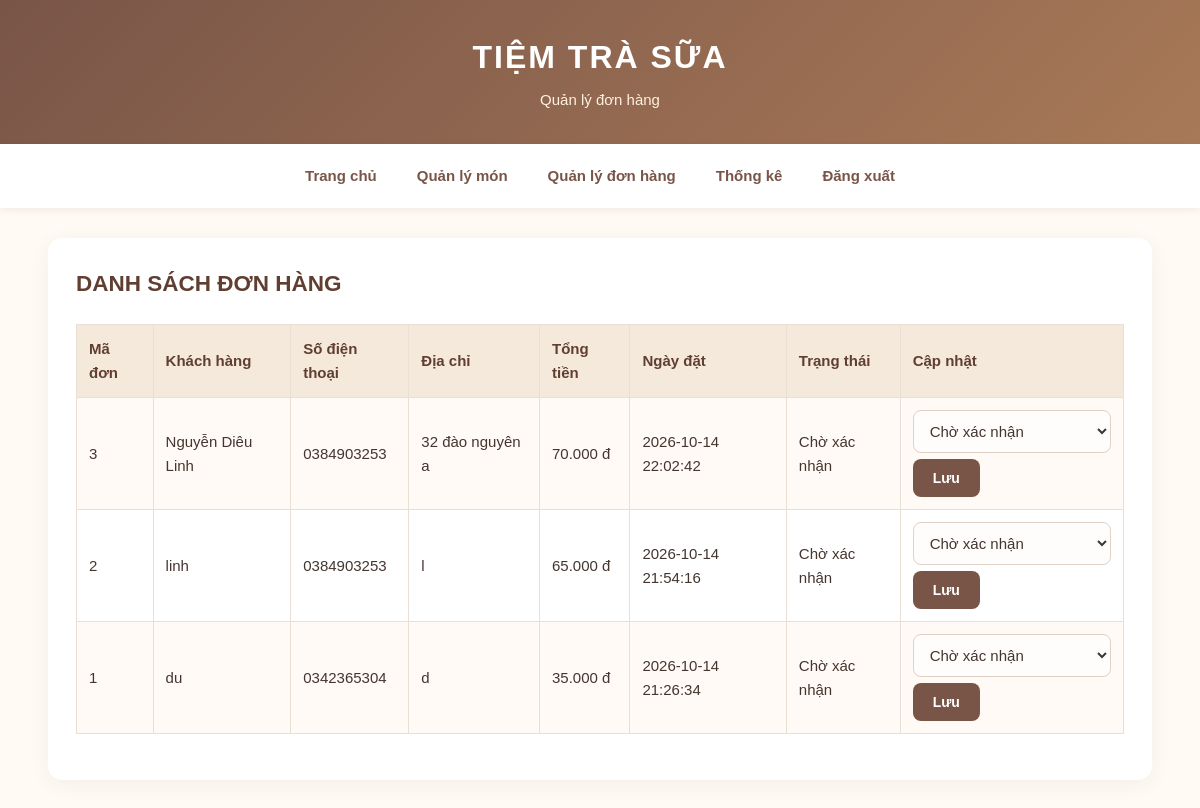
/quan_ly_don.php (signed in), run on an earlier commit of the app's database.
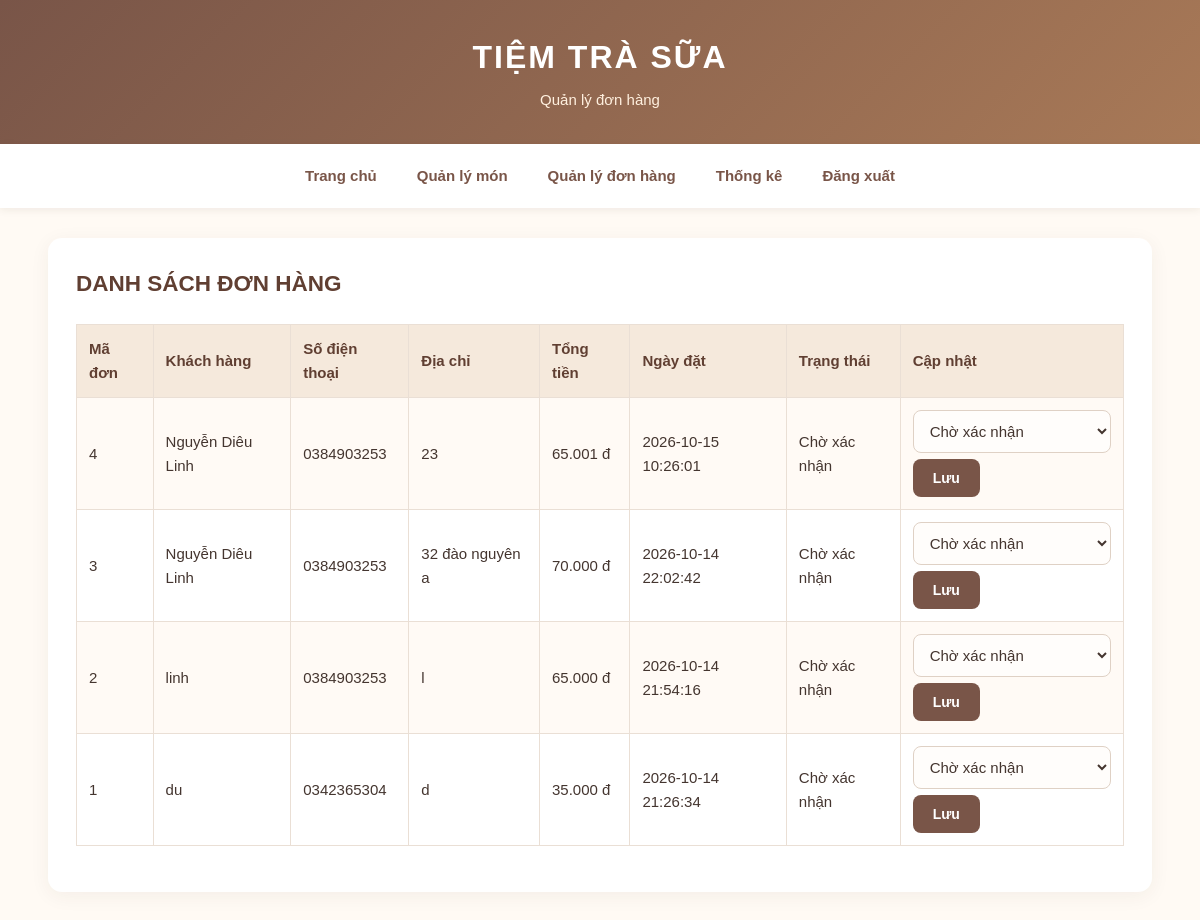
And on a later commit of the database.
### tables this page shows
CREATE TABLE `don_hang` (
  `id` int(11) NOT NULL AUTO_INCREMENT,
  `ten_khach` varchar(100) NOT NULL,
  `so_dien_thoai` varchar(15) NOT NULL,
  `dia_chi` varchar(255) NOT NULL,
  `tong_tien` decimal(10,2) NOT NULL,
  `trang_thai` varchar(30) DEFAULT 'Chờ xác nhận',
  `ngay_dat` datetime DEFAULT current_timestamp(),
  PRIMARY KEY (`id`)
);

### quan_ly_don.php (the view, shortened to what this page needs)
<?php
include "kn.php";
$sql = "SELECT * FROM don_hang ORDER BY ngay_dat DESC";
$result = mysqli_query($conn, $sql);
?>
<!DOCTYPE html>
<html lang="vi">
<head>
    <link rel="stylesheet" href="assets/css/style.css">
</head>
<body>
<header>
    <h1>TIỆM TRÀ SỮA</h1>
    <p>Quản lý đơn hàng</p>
</header>
<nav>
    <a href="index.php">Trang chủ</a>
    <a href="quan_ly_mon.php">Quản lý món</a>
    <a href="quan_ly_don.php">Quản lý đơn hàng</a>
    <a href="thong_ke.php">Thống kê</a>
    <a href="dang_xuat.php">Đăng xuất</a>
</nav>
<main>
    <h2>DANH SÁCH ĐƠN HÀNG</h2>
    <?php if (!$result || mysqli_num_rows($result) == 0) { ?>
        <p>Chưa có đơn hàng nào.</p>
    <?php } else { ?>
        <table>
            <tr>
                <th>Mã đơn</th>
                <th>Khách hàng</th>
                <th>Số điện thoại</th>
                <th>Địa chỉ</th>
                <th>Tổng tiền</th>
                <th>Ngày đặt</th>
                <th>Trạng thái</th>
                <th>Cập nhật</th>
            </tr>
            <?php while ($don = mysqli_fetch_assoc($result)) { ?>
                <tr>
                    <td><?php echo (int)$don['id']; ?></td>
                    <td><?php echo htmlspecialchars($don['ten_khach']); ?></td>
                    <td><?php echo htmlspecialchars($don['so_dien_thoai']); ?></td>
                    <td><?php echo htmlspecialchars($don['dia_chi']); ?></td>
                    <td><?php echo number_format($don['tong_tien'], 0, ',', '.'); ?> đ</td>
                    <td><?php echo htmlspecialchars($don['ngay_dat']); ?></td>
                    <td><?php echo htmlspecialchars($don['trang_thai']); ?></td>
                    <td>
                        <form action="quan_ly_don.php" method="POST">
                            <select name="trang_thai">
                                <?php
                                $cac_trang_thai = array(
                                    "Chờ xác nhận",
                                    "Đang giao",
                                    "Hoàn thành",
                                    "Đã hủy"
                                );
                                foreach ($cac_trang_thai as $tt) {
                                ?>
                                    <option
                                        value="<?php echo htmlspecialchars($tt); ?>"
                                        <?php echo $don['trang_thai'] == $tt ? "selected" : ""; ?>
                                    >
                                        <?php echo htmlspecialchars($tt); ?>
                                    </option>
                                <?php } ?>
                            </select>
                            <button type="submit" name="cap_nhat">Lưu</button>
                        </form>
                    </td>
                </tr>
            <?php } ?>
        </table>
    <?php } ?>
</main>
</body>
</html>

### assets/css/style.css (style rules this page uses)
* { box-sizing: border-box; }
body { margin: 0; font-family: Arial, sans-serif; font-size: 15px; line-height: 1.6; color: #44352f; background: #fffaf4; }
a { color: #795548; text-decoration: none; }
h2 { margin-top: 0; margin-bottom: 22px; color: #603f32; }
header { padding: 32px 15px; text-align: center; color: white; background: linear-gradient(135deg, #795548, #a87957); }
header h1 { margin: 0; font-size: 32px; letter-spacing: 2px; }
header p { margin: 5px 0 0; color: #fff0df; }
nav { display: flex; justify-content: center; align-items: center; flex-wrap: wrap; gap: 8px; padding: 12px; background: white; box-shadow: 0 2px 8px rgba(70, 45, 30, 0.08); }
nav a { padding: 8px 16px; border-radius: 20px; font-weight: bold; transition: 0.2s; }
main { width: 92%; max-width: 1200px; min-height: 350px; margin: 30px auto; padding: 28px; background: white; border-radius: 14px; box-shadow: 0 4px 20px rgba(70, 45, 30, 0.06); }
form { margin-bottom: 20px; }
input, textarea, select { width: 100%; max-width: 500px; padding: 11px 12px; margin-top: 6px; border: 1px solid #dfd1c5; border-radius: 8px; background: #fffdfb; color: #44352f; font-family: inherit; font-size: 15px; }
button { display: inline-block; padding: 11px 20px; border: none; border-radius: 8px; color: white; background: #795548; font-size: 14px; font-weight: bold; cursor: pointer; transition: 0.2s; }
table { width: 100%; margin: 18px 0; border-collapse: collapse; background: white; }
th, td { padding: 12px; border: 1px solid #eadfd5; text-align: left; vertical-align: middle; }
th { color: #603f32; background: #f5e9dc; }
tr:nth-child(even) { background: #fffaf5; }
td form { margin: 0; }
td input, td select { margin: 0 0 6px; }

What changed in the data, as far as the page shows it:
added don_hang: id "4", ten_khach "Nguyễn Diêu Linh", so_dien_thoai "0384903253", dia_chi "23", tong_tien "65.001", ngay_dat "2026-10-15 10:26:01", trang_thai "Chờ xác nhận"
